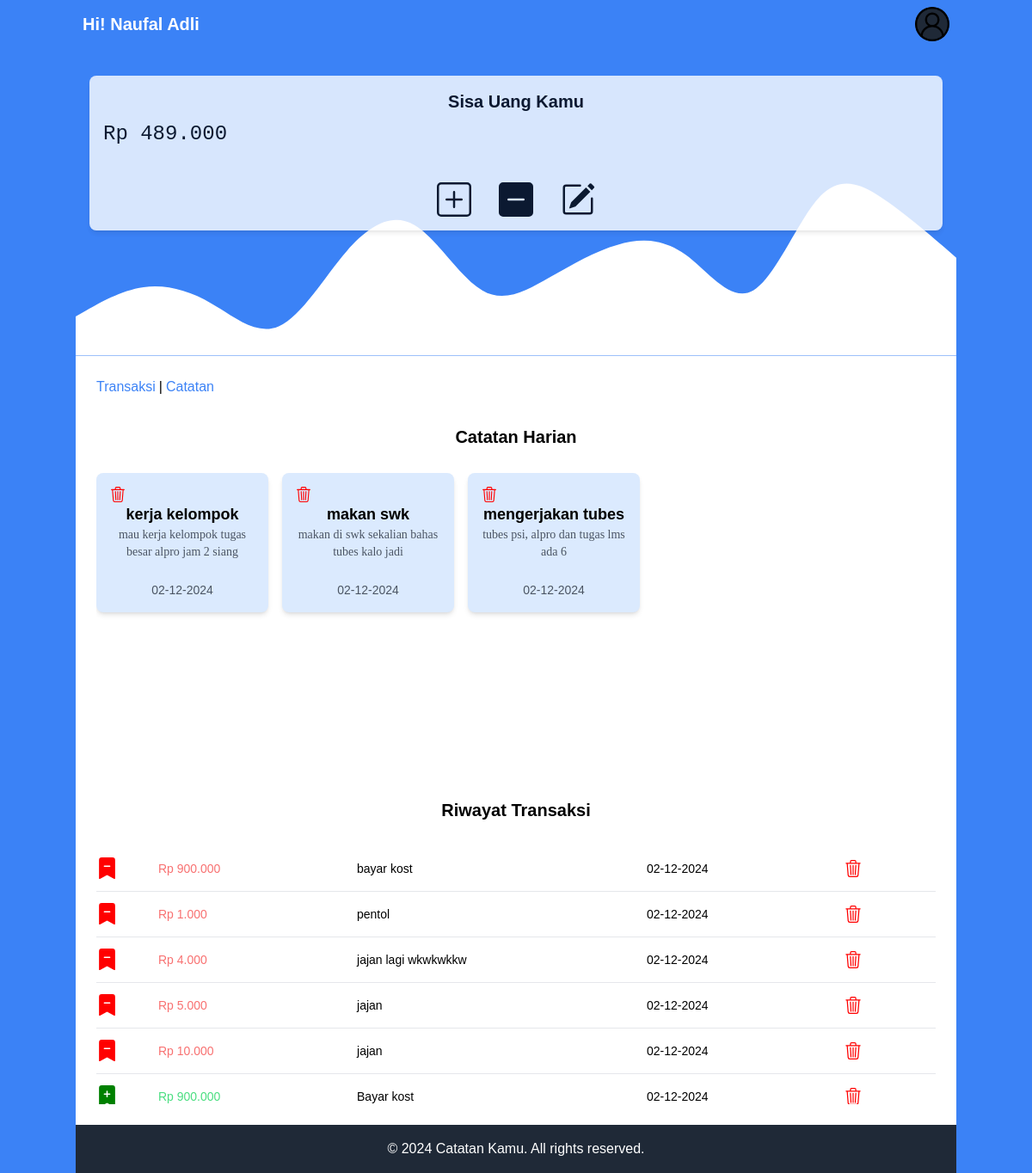
The app's page /index.php (signed in) with its own data.
### tables this page shows
CREATE TABLE `user` (
  `id_user` int(11) NOT NULL,
  `name_user` varchar(500) NOT NULL,
  `email_user` varchar(500) NOT NULL,
  `password_user` varchar(500) NOT NULL,
  `image_user` varchar(500) NOT NULL,
  `saldo_user` varchar(500) NOT NULL
);

CREATE TABLE `catatan` (
  `id_catatan` int(11) NOT NULL,
  `id_user` varchar(500) NOT NULL,
  `judul_catatan` varchar(500) NOT NULL,
  `catatan` text NOT NULL,
  `tanggal_catatan` varchar(500) NOT NULL
);

CREATE TABLE `transaksi` (
  `id_transaksi` int(11) NOT NULL,
  `id_user` varchar(500) NOT NULL,
  `saldo_transaksi` varchar(500) NOT NULL,
  `keterangan_transaksi` text NOT NULL,
  `tanggal_transaksi` varchar(500) NOT NULL,
  `jenis_transaksi` varchar(500) NOT NULL
);

### index.php (the view, shortened to what this page needs)
<?php
include 'config.php';
?>
<!DOCTYPE html>
<html lang="en">
<head>
  <script src="https://cdn.tailwindcss.com"></script>
</head>
<body class="container mx-auto bg-blue-500 text-black min-h-screen font-[sans-serif]">
  <?php
      $id_user = $_SESSION['id_user'];
      $saldo = $koneksi->query("SELECT * FROM user WHERE id_user = '$id_user'");
      $row = $saldo->fetch_assoc();
      ?>
  <header class="bg-blue-500 text-white p-2">
    <div class="container mx-auto flex justify-between items-center">
      <h3 class="text-xl font-bold">Hi! <?=$_SESSION['name_user']?></h3>
      <div class="relative">
        <button id="openpopup" type="button" class="relative flex rounded-full bg-gray-800 text-sm focus:outline-none focus:ring-2 focus:ring-white focus:ring-offset-2 focus:ring-offset-gray-800">
          <img src="img/<?php if($row['image_user'] == '-'){echo 'user.png';}else{echo 'profile/'.$row['image_user'];}?>" class="w-10 h-10 rounded-full" alt="">
        </button>
      </div>
    </div>
  </header>
  <main class="container opacity-80 mx-auto absolute z-20 mt-4 p-4">
    <div class="bg-white shadow-md rounded-lg p-4">
      <h2 class="text-xl font-semibold mb-2 text-center">Sisa Uang Kamu</h2>
      <h2 class="text-2xl font-[monospace] mb-[40px]">Rp <?php echo number_format($row['saldo_user'], 0, ',', '.'); ?></h2>
      <div class="flex justify-center gap-8">
        <div class="flex flex-col items-center">
          <button id="transaksi"></button>
        </div>
        <div class="flex flex-col items-center">
          <button id="transaksikurang"><svg xmlns="http://www.w3.org/2000/svg" width="40px" height="40px" fill="currentColor" class="bi bi-dash-square-fill" viewBox="0 0 16 16">
            <path d="M2 0a2 2 0 0 0-2 2v12a2 2 0 0 0 2 2h12a2 2 0 0 0 2-2V2a2 2 0 0 0-2-2zm2.5 7.5h7a.5.5 0 0 1 0 1h-7a.5.5 0 0 1 0-1"/>
          </svg></button>
        </div>
        <div class="flex flex-col items-center">
          <button id="catatan"></button>
        </div>
      </div>
    </div>
  </main>
  <div class="bg-white text-black p-4 gap-4  h-auto">
    <div class="p-2">
      <div class="flex flex-col pb-8">
        <div class="flex text-black gap-1">
          <a href="#" class="text-blue-500 hover:text-blue-800"><p>Transaksi</p></a>
          <p>|</p>
          <a href="#" class="text-blue-500 hover:text-blue-800"><p>Catatan</p></a>
        </div>
      </div>
      <h2 class="text-xl text-center font-semibold mb-7">Catatan Harian</h2>
      <div class="overflow-x-auto h-[350px]">
      <div class="flex space-x-4">
         <?php
         $querycatatan = $koneksi->query("SELECT * FROM catatan WHERE id_user = '$id_user'");
         if (mysqli_num_rows($querycatatan) > 0) {
          while ($rowcatatan = $querycatatan->fetch_assoc()) {
          ?>
        <div class="w-[200px] bg-blue-100 shadow-md rounded-lg p-4">
          <a href="hapus.php?jenis=catatan&id=<?=$rowcatatan['id_catatan']?>" class="pb-2">
          </a>
          <h2 class="text-lg font-semibold text-center"><?=$rowcatatan['judul_catatan']?></h2>
          <p class="text-sm text-gray-600 text-center font-[cursive]">
            <?=$rowcatatan['catatan']?>
          </p>
          <p class="pt-6 text-sm text-gray-600 text-center">
            <?=$rowcatatan['tanggal_catatan']?>
          </p>
        </div>
        <?php
            }
         } else {
        ?>
        <h2 class="text-lg text-center font-semibold text-red-400">Kamu belum memiliki catatan</h2>
        <?php
         }
         ?>
      </div>
    </div>
      <h2 class="text-xl text-center font-semibold mb-7 mt-7">Riwayat Transaksi</h2>
      <div class="relative overflow-x-auto overflow-y-auto h-[300px]">
        <table class="w-full text-sm text-left rtl:text-right text-dark">
            <tbody>
              <?php
              $querytransaksi = $koneksi->query("SELECT * FROM transaksi WHERE id_user = '$id_user' ORDER BY id_transaksi DESC");
              if (mysqli_num_rows($querytransaksi) > 0) {
                while ($rowtransaksi = $querytransaksi->fetch_assoc()) {
              ?>
            <tr class="border-b hover:bg-blue-200">
                  <th class="text-blue">
                  </th>
                    <th scope="row" class="<?php if($rowtransaksi['jenis_transaksi'] == '+'){echo 'text-green-400';}else{echo 'text-red-400';}?> px-6 py-4 font-medium text-dark whitespace-nowrap">
                        Rp <?php echo number_format($rowtransaksi['saldo_transaksi'], 0, ',', '.'); ?>
                    </th>
                    <td class="px-6 py-4 whitespace-nowrap">
                        <?=$rowtransaksi['keterangan_transaksi']?>
                    </td>
                    <td class="px-6 py-4 whitespace-nowrap">
                        <?=$rowtransaksi['tanggal_transaksi']?>
                    </td>
                    <td class="px-6 py-4">
                      <a href="hapus.php?jenis=transaksi&id=<?=$rowtransaksi['id_transaksi']?>">
                      </a>
                    </td>
                </tr>
                <?php
                  }
                } else {
                ?>
                <h2 class="text-lg text-center font-semibold text-red-400">Kamu belum memiliki riwayat transaksi</h2>
                <?php
                }
                ?>
            </tbody>
        </table>
      </div>
    </div>
  </div>
  <footer class="container bg-gray-800 text-white p-4 absolute">
    <div class="container mx-auto text-center">
      <p>&copy; 2024 Catatan Kamu. All rights reserved.</p>
    </div>
  </footer>
</body>
</html>

### index.php (style rules this page uses)
* { margin: 0; padding: 0; }

### records on screen
user: saldo_user "489.000"
catatan: judul_catatan "kerja kelompok", catatan "mau kerja kelompok tugas besar alpro jam 2 siang", tanggal_catatan "02-12-2024"
catatan: judul_catatan "makan swk", catatan "makan di swk sekalian bahas tubes kalo jadi", tanggal_catatan "02-12-2024"
catatan: judul_catatan "mengerjakan tubes", catatan "tubes psi, alpro dan tugas lms ada 6", tanggal_catatan "02-12-2024"
transaksi: jenis_transaksi "-" (drawn), saldo_transaksi "900.000", keterangan_transaksi "bayar kost", tanggal_transaksi "02-12-2024"
transaksi: jenis_transaksi "-" (drawn), saldo_transaksi "1.000", keterangan_transaksi "pentol", tanggal_transaksi "02-12-2024"
transaksi: jenis_transaksi "-" (drawn), saldo_transaksi "4.000", keterangan_transaksi "jajan lagi wkwkwkkw", tanggal_transaksi "02-12-2024"
transaksi: jenis_transaksi "-" (drawn), saldo_transaksi "5.000", keterangan_transaksi "jajan", tanggal_transaksi "02-12-2024"
transaksi: jenis_transaksi "-" (drawn), saldo_transaksi "10.000", keterangan_transaksi "jajan", tanggal_transaksi "02-12-2024"
transaksi: jenis_transaksi "+" (drawn), saldo_transaksi "900.000", keterangan_transaksi "Bayar kost", tanggal_transaksi "02-12-2024"

### other values on screen
$_SESSION['name_user'] "Naufal Adli"
